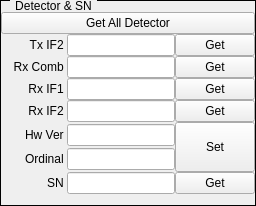
    <widget class="QGroupBox" name="groupBoxDet">
     <property name="styleSheet">
      <string notr="true">QGroupBox{ border:1px solid black; margin-top:0.5ex; }
QGroupBox::title { subcontrol-origin:margin; subcontrol-position:top left; top:-1px; left:10px; margin-left: 0px; padding:0 1px; }</string>
     </property>
     <property name="title">
      <string>Detector &amp;&amp; SN</string>
     </property>
     <layout class="QVBoxLayout" name="verticalLayout">
      <property name="spacing">
       <number>0</number>
      </property>
      <property name="leftMargin">
       <number>0</number>
      </property>
      <property name="rightMargin">
       <number>0</number>
      </property>
      <item>
       <layout class="QVBoxLayout" name="verticalLayoutDet">
        <property name="spacing">
         <number>0</number>
        </property>
        <item>
         <widget class="QPushButton" name="pushButtonGetDetAll">
          <property name="sizePolicy">
           <sizepolicy hsizetype="Expanding" vsizetype="Fixed">
            <horstretch>2</horstretch>
            <verstretch>0</verstretch>
           </sizepolicy>
          </property>
          <property name="layoutDirection">
           <enum>Qt::LeftToRight</enum>
          </property>
          <property name="text">
           <string>Get All Detector</string>
          </property>
         </widget>
        </item>
        <item>
         <layout class="QHBoxLayout" name="horizontalLayoutDet0">
          <property name="spacing">
           <number>0</number>
          </property>
          <item>
           <widget class="QLabel" name="labelDetTxIF2">
            <property name="sizePolicy">
             <sizepolicy hsizetype="Preferred" vsizetype="Fixed">
              <horstretch>0</horstretch>
              <verstretch>0</verstretch>
             </sizepolicy>
            </property>
            <property name="minimumSize">
             <size>
              <width>66</width>
              <height>16</height>
             </size>
            </property>
            <property name="text">
             <string>Tx IF2 </string>
            </property>
            <property name="alignment">
             <set>Qt::AlignRight|Qt::AlignTrailing|Qt::AlignVCenter</set>
            </property>
            <property name="buddy">
             <cstring>lineEditDetTxIF2</cstring>
            </property>
           </widget>
          </item>
          <item>
           <widget class="QLineEdit" name="lineEditDetTxIF2">
            <property name="sizePolicy">
             <sizepolicy hsizetype="Expanding" vsizetype="Fixed">
              <horstretch>5</horstretch>
              <verstretch>0</verstretch>
             </sizepolicy>
            </property>
           </widget>
          </item>
          <item>
           <widget class="QPushButton" name="pushButtonGetDetTxIF2">
            <property name="sizePolicy">
             <sizepolicy hsizetype="Expanding" vsizetype="Fixed">
              <horstretch>2</horstretch>
              <verstretch>0</verstretch>
             </sizepolicy>
            </property>
            <property name="text">
             <string>Get</string>
            </property>
           </widget>
          </item>
         </layout>
        </item>
        <item>
         <layout class="QHBoxLayout" name="horizontalLayoutDet1">
          <property name="spacing">
           <number>0</number>
          </property>
          <item>
           <widget class="QLabel" name="labelDetRxComb">
            <property name="sizePolicy">
             <sizepolicy hsizetype="Preferred" vsizetype="Fixed">
              <horstretch>0</horstretch>
              <verstretch>0</verstretch>
             </sizepolicy>
            </property>
            <property name="minimumSize">
             <size>
              <width>66</width>
              <height>16</height>
             </size>
            </property>
            <property name="text">
             <string>Rx Comb </string>
            </property>
            <property name="alignment">
             <set>Qt::AlignRight|Qt::AlignTrailing|Qt::AlignVCenter</set>
            </property>
            <property name="buddy">
             <cstring>lineEditDetRxComb</cstring>
            </property>
           </widget>
          </item>
          <item>
           <widget class="QLineEdit" name="lineEditDetRxComb">
            <property name="sizePolicy">
             <sizepolicy hsizetype="Expanding" vsizetype="Fixed">
              <horstretch>5</horstretch>
              <verstretch>0</verstretch>
             </sizepolicy>
            </property>
           </widget>
          </item>
          <item>
           <widget class="QPushButton" name="pushButtonGetDetRxComb">
            <property name="sizePolicy">
             <sizepolicy hsizetype="Expanding" vsizetype="Fixed">
              <horstretch>2</horstretch>
              <verstretch>0</verstretch>
             </sizepolicy>
            </property>
            <property name="text">
             <string>Get</string>
            </property>
           </widget>
          </item>
         </layout>
        </item>
        <item>
         <layout class="QHBoxLayout" name="horizontalLayoutDet2">
          <property name="spacing">
           <number>0</number>
          </property>
          <item>
           <widget class="QLabel" name="labelDetRxIF1">
            <property name="sizePolicy">
             <sizepolicy hsizetype="Preferred" vsizetype="Fixed">
              <horstretch>0</horstretch>
              <verstretch>0</verstretch>
             </sizepolicy>
            </property>
            <property name="minimumSize">
             <size>
              <width>66</width>
              <height>16</height>
             </size>
            </property>
            <property name="text">
             <string>Rx IF1 </string>
            </property>
            <property name="alignment">
             <set>Qt::AlignRight|Qt::AlignTrailing|Qt::AlignVCenter</set>
            </property>
            <property name="buddy">
             <cstring>lineEditDetRxIF1</cstring>
            </property>
           </widget>
          </item>
          <item>
           <widget class="QLineEdit" name="lineEditDetRxIF1">
            <property name="sizePolicy">
             <sizepolicy hsizetype="Expanding" vsizetype="Fixed">
              <horstretch>5</horstretch>
              <verstretch>0</verstretch>
             </sizepolicy>
            </property>
           </widget>
          </item>
          <item>
           <widget class="QPushButton" name="pushButtonGetDetRxIF1">
            <property name="sizePolicy">
             <sizepolicy hsizetype="Expanding" vsizetype="Fixed">
              <horstretch>2</horstretch>
              <verstretch>0</verstretch>
             </sizepolicy>
            </property>
            <property name="text">
             <string>Get</string>
            </property>
           </widget>
          </item>
         </layout>
        </item>
        <item>
         <layout class="QHBoxLayout" name="horizontalLayoutDet3">
          <property name="spacing">
           <number>0</number>
          </property>
          <item>
           <widget class="QLabel" name="labelDetRxIF2">
            <property name="sizePolicy">
             <sizepolicy hsizetype="Preferred" vsizetype="Fixed">
              <horstretch>0</horstretch>
              <verstretch>0</verstretch>
             </sizepolicy>
            </property>
            <property name="minimumSize">
             <size>
              <width>66</width>
              <height>16</height>
             </size>
            </property>
            <property name="text">
             <string>Rx IF2 </string>
            </property>
            <property name="alignment">
             <set>Qt::AlignRight|Qt::AlignTrailing|Qt::AlignVCenter</set>
            </property>
            <property name="buddy">
             <cstring>lineEditDetRxIF2</cstring>
            </property>
           </widget>
          </item>
          <item>
           <widget class="QLineEdit" name="lineEditDetRxIF2">
            <property name="sizePolicy">
             <sizepolicy hsizetype="Expanding" vsizetype="Fixed">
              <horstretch>5</horstretch>
              <verstretch>0</verstretch>
             </sizepolicy>
            </property>
           </widget>
          </item>
          <item>
           <widget class="QPushButton" name="pushButtonGetDetRxIF2">
            <property name="sizePolicy">
             <sizepolicy hsizetype="Expanding" vsizetype="Fixed">
              <horstretch>2</horstretch>
              <verstretch>0</verstretch>
             </sizepolicy>
            </property>
            <property name="text">
             <string>Get</string>
            </property>
           </widget>
          </item>
         </layout>
        </item>
       </layout>
      </item>
      <item>
       <layout class="QVBoxLayout" name="verticalLayoutSN">
        <property name="spacing">
         <number>0</number>
        </property>
        <item>
         <layout class="QHBoxLayout" name="horizontalLayoutSN">
          <property name="spacing">
           <number>0</number>
          </property>
          <item>
           <layout class="QVBoxLayout" name="verticalLayoutSN0">
            <property name="spacing">
             <number>0</number>
            </property>
            <item>
             <layout class="QHBoxLayout" name="horizontalLayoutSN0">
              <property name="spacing">
               <number>0</number>
              </property>
              <item>
               <widget class="QLabel" name="labelHwVer">
                <property name="sizePolicy">
                 <sizepolicy hsizetype="Preferred" vsizetype="Fixed">
                  <horstretch>0</horstretch>
                  <verstretch>0</verstretch>
                 </sizepolicy>
                </property>
                <property name="minimumSize">
                 <size>
                  <width>66</width>
                  <height>16</height>
                 </size>
                </property>
                <property name="text">
                 <string>Hw Ver </string>
                </property>
                <property name="alignment">
                 <set>Qt::AlignRight|Qt::AlignTrailing|Qt::AlignVCenter</set>
                </property>
                <property name="buddy">
                 <cstring>lineEditHwVer</cstring>
                </property>
               </widget>
              </item>
              <item>
               <widget class="QLineEdit" name="lineEditHwVer">
                <property name="sizePolicy">
                 <sizepolicy hsizetype="Preferred" vsizetype="Fixed">
                  <horstretch>5</horstretch>
                  <verstretch>0</verstretch>
                 </sizepolicy>
                </property>
               </widget>
              </item>
             </layout>
            </item>
            <item>
             <layout class="QHBoxLayout" name="horizontalLayoutSN1">
              <property name="spacing">
               <number>0</number>
              </property>
              <item>
               <widget class="QLabel" name="labelOrdinal">
                <property name="sizePolicy">
                 <sizepolicy hsizetype="Preferred" vsizetype="Fixed">
                  <horstretch>0</horstretch>
                  <verstretch>0</verstretch>
                 </sizepolicy>
                </property>
                <property name="minimumSize">
                 <size>
                  <width>66</width>
                  <height>16</height>
                 </size>
                </property>
                <property name="text">
                 <string>Ordinal </string>
                </property>
                <property name="alignment">
                 <set>Qt::AlignRight|Qt::AlignTrailing|Qt::AlignVCenter</set>
                </property>
                <property name="buddy">
                 <cstring>lineEditOrdinal</cstring>
                </property>
               </widget>
              </item>
              <item>
               <widget class="QLineEdit" name="lineEditOrdinal">
                <property name="sizePolicy">
                 <sizepolicy hsizetype="Preferred" vsizetype="Fixed">
                  <horstretch>5</horstretch>
                  <verstretch>0</verstretch>
                 </sizepolicy>
                </property>
               </widget>
              </item>
             </layout>
            </item>
           </layout>
          </item>
          <item>
           <widget class="QPushButton" name="pushButtonSetSN">
            <property name="sizePolicy">
             <sizepolicy hsizetype="Fixed" vsizetype="Fixed">
              <horstretch>2</horstretch>
              <verstretch>1</verstretch>
             </sizepolicy>
            </property>
            <property name="minimumSize">
             <size>
              <width>0</width>
              <height>50</height>
             </size>
            </property>
            <property name="text">
             <string>Set</string>
            </property>
           </widget>
          </item>
         </layout>
        </item>
        <item>
         <layout class="QHBoxLayout" name="horizontalLayoutSN3">
          <property name="spacing">
           <number>0</number>
          </property>
          <item>
           <widget class="QLabel" name="labelSN">
            <property name="sizePolicy">
             <sizepolicy hsizetype="Preferred" vsizetype="Fixed">
              <horstretch>0</horstretch>
              <verstretch>0</verstretch>
             </sizepolicy>
            </property>
            <property name="minimumSize">
             <size>
              <width>66</width>
              <height>16</height>
             </size>
            </property>
            <property name="text">
             <string>SN </string>
            </property>
            <property name="alignment">
             <set>Qt::AlignRight|Qt::AlignTrailing|Qt::AlignVCenter</set>
            </property>
            <property name="buddy">
             <cstring>lineEditSN</cstring>
            </property>
           </widget>
          </item>
          <item>
           <widget class="QLineEdit" name="lineEditSN">
            <property name="sizePolicy">
             <sizepolicy hsizetype="Expanding" vsizetype="Fixed">
              <horstretch>7</horstretch>
              <verstretch>0</verstretch>
             </sizepolicy>
            </property>
           </widget>
          </item>
          <item>
           <widget class="QPushButton" name="pushButtonGetSN">
            <property name="sizePolicy">
             <sizepolicy hsizetype="Fixed" vsizetype="Fixed">
              <horstretch>2</horstretch>
              <verstretch>0</verstretch>
             </sizepolicy>
            </property>
            <property name="text">
             <string>Get</string>
            </property>
           </widget>
          </item>
         </layout>
        </item>
       </layout>
      </item>
     </layout>
    </widget>
